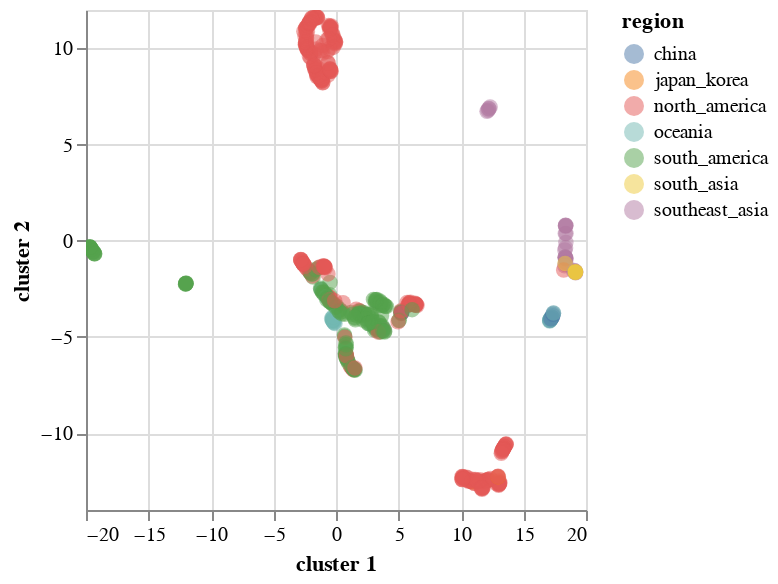

Write notebook code for a chart like this one.
### Code cell
import altair as alt

base = alt.Chart(merged_df)
base.mark_circle(size=60).encode(
    x='cluster 1',
    y='cluster 2',
    opacity=alt.value(0.5),
    color='region',
    tooltip=['strain', 'region']
).properties(width=250,height=250).interactive()

### Figure 1 — Vega-Lite specification as saved in the notebook (floating-point values rounded to 4 significant figures; data arrays with more than 128 entries replaced by an {"elided": "..."} marker saying what was removed)
{"$schema": "https://vega.github.io/schema/vega-lite/v3.3.0.json", "config": {"mark": {"tooltip": null}, "view": {"height": 300, "width": 400}}, "data": {"name": "data-af58600d13794296c9a32d0db427db82"}, "datasets": {"data-af58600d13794296c9a32d0db427db82": {"elided": "486 records"}}, "encoding": {"color": {"field": "region", "type": "nominal"}, "opacity": {"value": 0.5}, "tooltip": [{"field": "strain", "type": "nominal"}, {"field": "region", "type": "nominal"}], "x": {"field": "cluster 1", "type": "quantitative"}, "y": {"field": "cluster 2", "type": "quantitative"}}, "height": 250, "mark": {"size": 60, "type": "circle"}, "selection": {"selector002": {"bind": "scales", "encodings": ["x", "y"], "type": "interval"}}, "width": 250}
